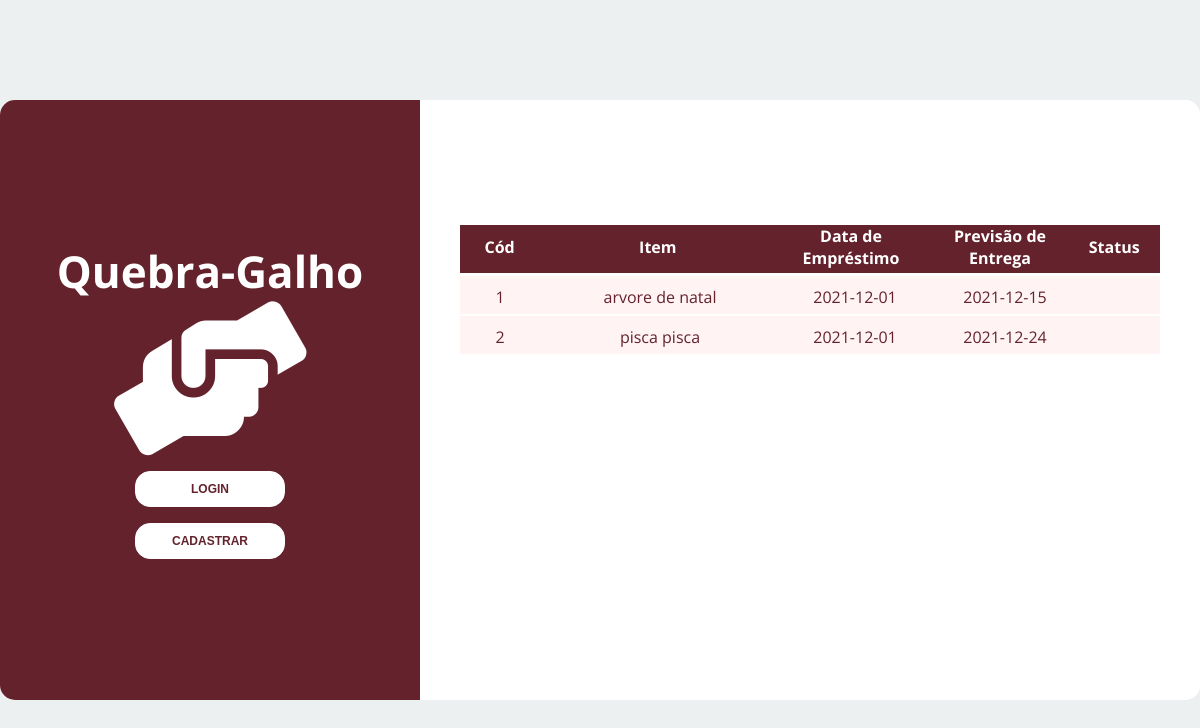
The page / on the database its author committed.
### tables this page shows
CREATE TABLE `itens` (
  `id_item` int(11) NOT NULL,
  `nome_item` varchar(50) NOT NULL,
  `data_emprestimo` date DEFAULT NULL,
  `data_previsao` date DEFAULT NULL,
  `data_entrega` date DEFAULT NULL,
  `responsavel` varchar(45) NOT NULL,
  `contato` varchar(15) NOT NULL
);

### index.php (the view, shortened to what this page needs)
<?php
    include_once('conexao.php');
    $sql = "SELECT * FROM itens ORDER BY id_item";
    $result = $conexao->query($sql);
?>
<!DOCTYPE html>
<html lang="pt-br">
<head>
    <link rel="stylesheet" href="css/index.css">
    <link rel="stylesheet" href="https://use.fontawesome.com/releases/v5.8.2/css/all.css"
>
</head>
<body>
    <div class="container">
        <div class="content">
            <div class="first-column">
                <h1 class="title-logo">quebra-galho</h1>
                <i class="fas fa-hands-helping fa-7x logo"></i>
                <a href="login.php"><button class="btn">login</button></a>
                <a href="cadastrar.php"><button class="btn">cadastrar</button></a>
            </div>
            <div class="second-column">
                    <table class="table">
                        <thead>
                            <tr class="line">
                                <th class="col1">Cód</th>
                                <th class="col2">Item</th>
                                <th class="col3">Data de Empréstimo</th>
                                <th class="col4">Previsão de Entrega</th>
                                <th class="col5">Status</th>
                            </tr>
                        </thead>
                        <tbody>
                        <?php
                            while($user_data = mysqli_fetch_assoc($result)) {
                                echo "<tr class='line'>";
                                echo "<td class='col col1'>".$user_data['id_item']."</td>";
                                echo "<td class='col col2'>".$user_data['nome_item']."</td>";
                                echo "<td class='col3'>".$user_data['data_emprestimo']."</td>";
                                echo "<td class='col4'>".$user_data['data_previsao']."</td>";
                                echo "<td class='col5'>".$user_data['data_entrega']."</td>";
                                echo "</tr>";
                            }
                        ?>
                        </tbody>
                    </table>
            </div>
        </div>
    </div>
</body>
</html>

### css/index.css (style rules this page uses)
* { margin: 0; padding: 0; box-sizing: border-box; }
body { font-family: 'Open Sans', sans-serif; }
.container { display: flex; justify-content: center; align-items: center; height: 100vh; background-color: #ecf0f1; }
.content { display: flex; background-color: #fff; border-radius: 15px; width: 1200px; height: 600px; align-items: center; position: relative; }
.first-column { display: flex; width: 35%; height: 100%; border-top-left-radius: 15px; border-bottom-left-radius: 15px; justify-content: center; text-align: center; flex-direction: column; background-color: #64232c; color: #fff; font-size: 22px; font-weight: bold; text-transform: capitalize; }
.second-column { display: flex; width: 65%; height: 100%; border-top-right-radius: 15px; border-bottom-right-radius: 15px; justify-content: center; text-align: center; flex-direction: row; align-items: center; background-color: #fff; }
.btn { border-radius: 15px; text-transform: uppercase; color: #64232c; background-color: #fff; font-size: 12px; padding: 10px 30px; cursor: pointer; font-weight: bold; width: 150px; align-self: center; border: 1px solid #fff; margin-top: 1rem; transition: background-color .5s; }
.table { width: 700px; border-collapse: collapse; }
.col { text-align: center; }
.col1, .col5 { width: 80px; }
.col2 { width: 240px; }
.col3, .col4 { width: 150px; }
.table thead tr { background-color: #64232c; color: #fff; height: 50px; padding-right: 6px; border-bottom: 2px solid #fff; }
.table tbody tr { color: #64232c; padding-top: 10px; background-color: #fff3f4; border-top: 1px solid #fff; border-bottom: 1px solid #fff; transition: background-color .3s; height: 40px; }
.table tbody { display: block; overflow-y: auto; height: 300px; }
.table tr { display: block; }

### rows shown on the page
itens: id_item "1", nome_item "arvore de natal", data_emprestimo "2021-12-01", data_previsao "2021-12-15"
itens: id_item "2", nome_item "pisca pisca", data_emprestimo "2021-12-01", data_previsao "2021-12-24"
